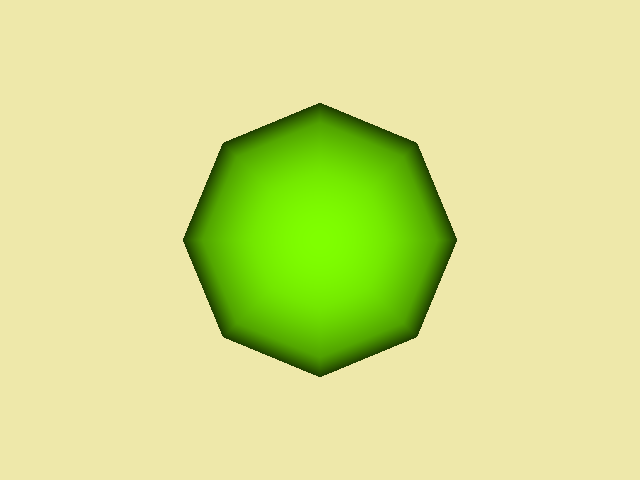

The script that drew this image:
#!/usr/bin/env python

# Demonstrate vtkInteractorStyleTrackballActor, which allows the user to
# rotate, pan, and scale individual actors independently with the mouse.

# Factory overrides: importing these modules registers the OpenGL rendering
# and interaction style implementations for vtkRenderingCore factory classes.
import vtkmodules.vtkInteractionStyle  # noqa: F401
import vtkmodules.vtkRenderingOpenGL2  # noqa: F401

# VTK pipeline classes used in this example
from vtkmodules.vtkFiltersSources import vtkSphereSource
from vtkmodules.vtkInteractionStyle import vtkInteractorStyleTrackballActor
from vtkmodules.vtkRenderingCore import (
    vtkActor,
    vtkPolyDataMapper,
    vtkRenderWindow,
    vtkRenderWindowInteractor,
    vtkRenderer,
)

# Colors (normalized RGB)
chartreuse_rgb = (0.498, 1.0, 0.0)
pale_goldenrod_rgb = (0.933, 0.910, 0.667)

# Source: generate a sphere
sphere = vtkSphereSource()

# Mapper: map sphere polygon data to graphics primitives
mapper = vtkPolyDataMapper()
mapper.SetInputConnection(sphere.GetOutputPort())

# Actor: assign the mapped geometry
actor = vtkActor()
actor.SetMapper(mapper)
actor.GetProperty().SetColor(chartreuse_rgb)

# Renderer: assemble the scene
renderer = vtkRenderer()
renderer.AddActor(actor)
renderer.SetBackground(pale_goldenrod_rgb)

# Window: display the rendered scene
render_window = vtkRenderWindow()
render_window.AddRenderer(renderer)
render_window.SetWindowName("interactor style trackball actor")
render_window.SetMultiSamples(0)
render_window.SetSize(640, 480)

# Interactor: handle mouse and keyboard events
interactor = vtkRenderWindowInteractor()
interactor.SetRenderWindow(render_window)

# Style: trackball-actor mode (mouse manipulates individual actors)
style = vtkInteractorStyleTrackballActor()
interactor.SetInteractorStyle(style)

# Launch the interactive visualization
interactor.Initialize()
interactor.Start()
